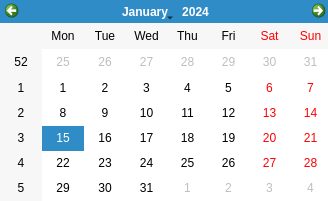
<?xml version="1.0" encoding="UTF-8"?>
<ui version="4.0">
 <class>dlgCalendar</class>
 <widget class="QDialog" name="dlgCalendar">
  <property name="geometry">
   <rect>
    <x>0</x>
    <y>0</y>
    <width>328</width>
    <height>201</height>
   </rect>
  </property>
  <property name="windowTitle">
   <string>Fecha Alta</string>
  </property>
  <widget class="QCalendarWidget" name="Calendar">
   <property name="geometry">
    <rect>
     <x>0</x>
     <y>0</y>
     <width>331</width>
     <height>201</height>
    </rect>
   </property>
  </widget>
 </widget>
 <resources/>
 <connections/>
</ui>
